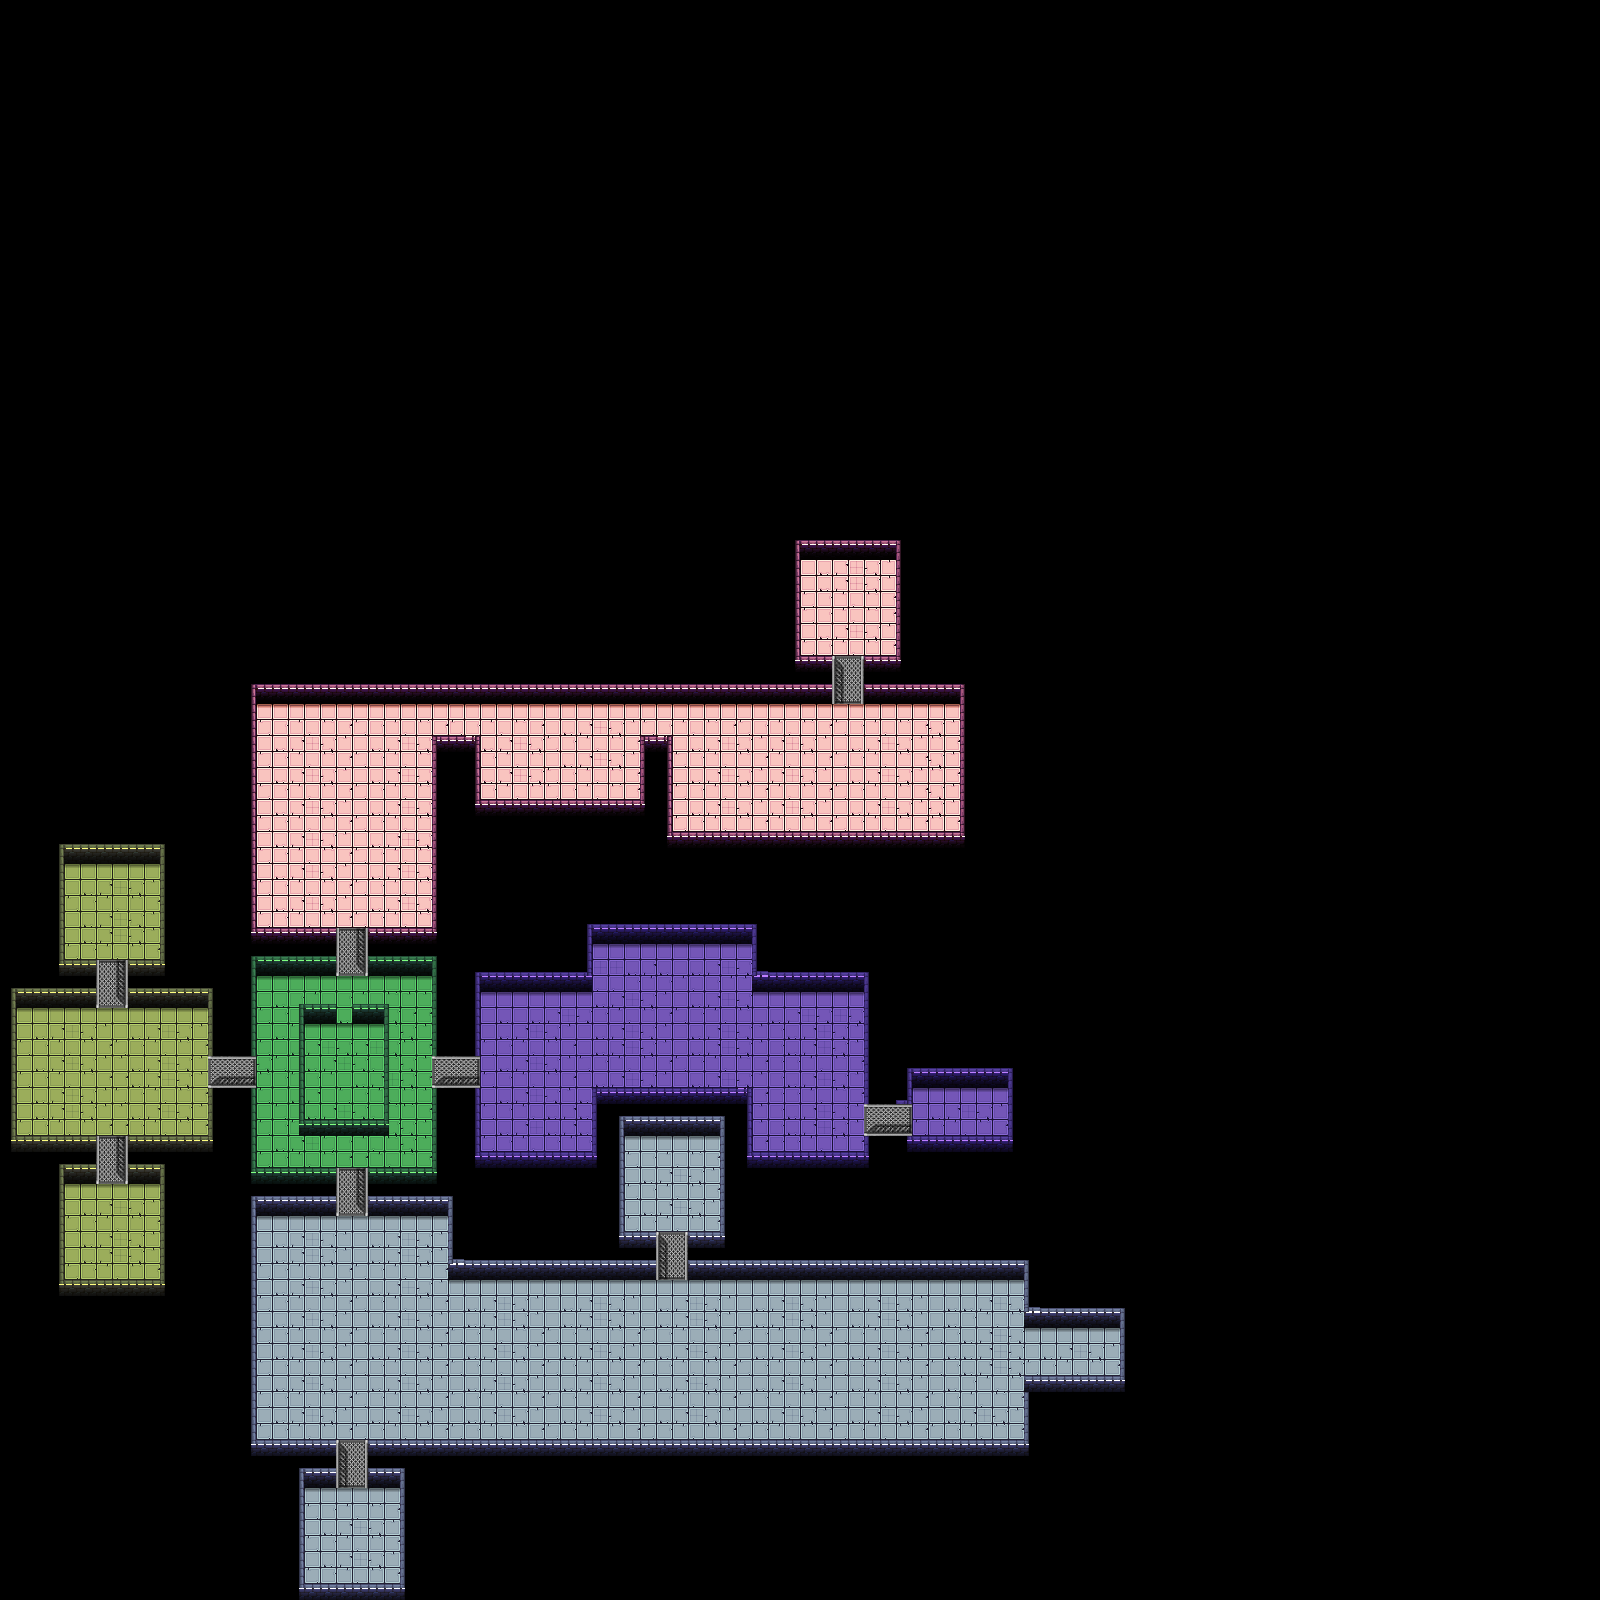

This game map was drawn from its Tiled (.tmx) file and the tilesets committed beside it. A one-line description and the trimmed map source follow:
An orthogonal 100x100 tile map with 16x16 px tiles, 2 tile layers (Tile Layer 1, walls), 8 tilesets.

<map version="1.10" tiledversion="1.11.2" orientation="orthogonal" renderorder="right-down" width="100" height="100" tilewidth="16" tileheight="16" infinite="0" nextlayerid="3" nextobjectid="1">
 <tileset firstgid="1" source="dungeon3.tsx" />
 <tileset firstgid="49" source="bridge3.tsx" />
 <tileset firstgid="50" source="dungeonPink1.tsx" />
 <tileset firstgid="98" source="dungeonGreen.tsx" />
 <tileset firstgid="146" source="bridgeHorizontal1.tsx" />
 <tileset firstgid="147" source="dungeonPurple.tsx" />
 <tileset firstgid="195" source="dungeonYellow.tsx" />
 <tileset firstgid="243" source="bridge02.tsx" />
 <layer id="1" name="Tile Layer 1" width="100" height="100">
  <data>[10000 cells, 2401 non-empty, 225 distinct tile ids]</data>
 </layer>
 <layer id="2" name="walls" width="100" height="100">
  <data>[10000 cells, 31 non-empty, 21 distinct tile ids]</data>
 </layer>
</map>
